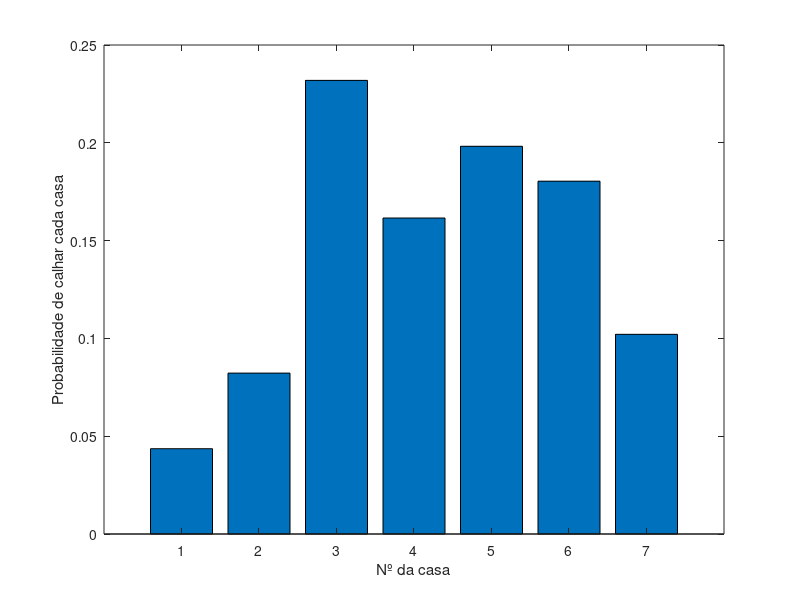
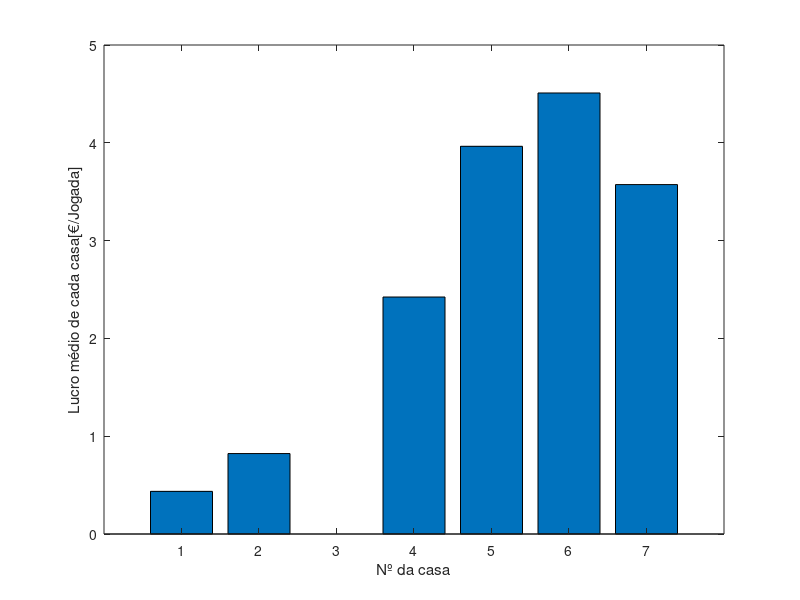

These charts were generated, in order, by the following MATLAB code:
close all;
Njogadas=1010;
NMC=2; %Número de runs
Ndiscard=1;
Ncasas=7;
z = zeros(NMC,Ncasas); %número de estados do jogo, que indica o número de vezes que se caiu em cada casa
y = zeros(1,Njogadas); % dimensão igual ao número de jogadas em cada run de Monte Carlo, que indica as casas em que se caiu em cada jogada
Aluguer = [10,10,0,15,20,25,35];
estados = [2,3,4,5,6,3,1;
           3,4,5,6,3,7,2]; %representação da máquina de estados a posição estados(1,1) representa a casa onde se vai para caso estejamos na casa 1 e calhe cara
Lucro_av = zeros(NMC,Ncasas);
coinflips = zeros(1,Njogadas);

%rand('state',0)
espera = 0;
hh = waitbar(espera,"Doing stuff");

for i=1:1:NMC
    x = 0; %variável escalar que indica o número do estado em que a marca do jogador está em cada instante;
    %z(i,x) = z(i,x)+1; %Começar no 1 conta para a freq? y(i,1) tem que ser 1?
    espera = espera + 1/NMC;
    waitbar(espera,hh,"Doing stuff");
    for k=1:1:Njogadas+1 % a inicial n conta para o nº de jogadas         
        avanca = randi([1 2]); % lançamento da moeda
        coinflips(k)=avanca;
        if x == 0              % no inicio está "fora do tabuleiro"
            x = avanca;        % ou vai para o 1 ou para o 2
        else    
            x = estados(avanca,x);  % avança segundo o diagrama
        end
        y(k) = x;
        if k > Ndiscard+1    
            z(i,x) = z(i,x)+1;
        end
    end 
    for k=1:1:Ncasas
        Lucro_av(i,k) = Aluguer(k) * z(i,k)/(Njogadas-Ndiscard);
    end 
%     figure(i*10)
%     plot(1:1:Njogadas, y, 'o')
%     xlabel('Nº da Jogada')
%     ylabel('Estado da marca')
%     figure(i*10+1)
%     plot(1:1:Njogadas, coinflips, 'o')
%     xlabel('Nº da Jogada')
%     ylabel('Resultado da moeda')
    
end
zfreq = z / (Njogadas-Ndiscard);

figure(1)
bar(1:7, zfreq(1,:))
xlabel('Nº da casa')
ylabel('Probabilidade de calhar cada casa')
figure(2)
bar(1:7, Lucro_av(1,:))
xlabel('Nº da casa')
ylabel('Lucro médio de cada casa[€/Jogada]')
close(hh)
